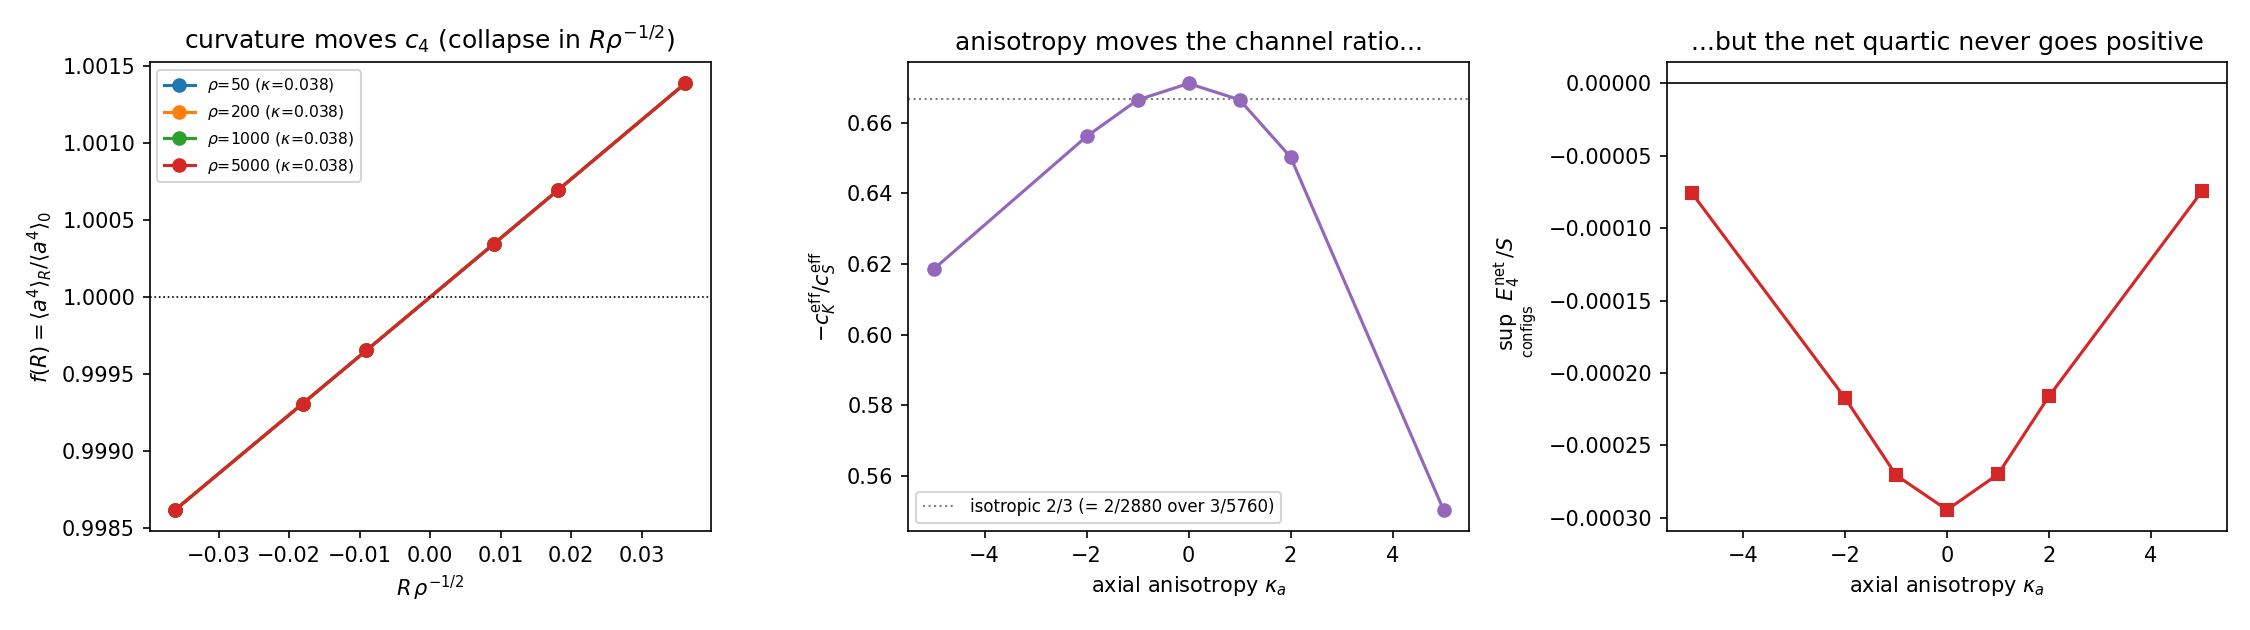

Write the Python code that produced this figure.
"""SD4 -- can local curvature R make the net quartic positive (self-stabilising
Skyrmion)?

Pre-registered (SKYRME_DOMINANCE.md addendum, items 4 and 8):

  (a) SIGN THEOREM: the per-link quartic is -(a^4/384)|l_e|^4 -- the -1/24
      comes from the cosine Taylor series, not from geometry. Hence
      E4 = -(a^4/384) <|l_e|^4>_measure <= 0 for ANY direction measure
      (anisotropic, clustered, discrete, any rho) and ANY configuration.
      Extreme case: the hedgehog core has G ~ I, so (e^T G e)^2 = g^4 for
      EVERY direction e -- its quartic is negative under any measure at all.
      Adversarial check below: sup over random measures x random configs of
      the net quartic must be < 0 (and -> 0 only as the field -> 0).

  (b) CURVATURE THROUGH LINK LENGTHS: with the R4-measured interval-volume
      correction Vol(tau) = (pi/24) tau^4 (1 - R tau^2 / 96 + ...), the
      link-length distribution p_R(tau) ~ rho V'_R(tau) exp(-rho V_R(tau))
      shifts: R > 0 shrinks volumes -> less e^{-rho V} suppression -> longer
      links -> <a^4> GROWS: f(R) = <a^4>_R / <a^4>_0 = 1 + kappa R rho^{-1/2}
      with kappa > 0. But curvature scales c_S and c_K together (isotropy of
      directions preserved), so f(R) > 1 makes the net quartic MORE negative:
      curvature is an ANTI-stabiliser, and by (a) no f(R) can flip the sign.

  DEATH CRITERION (charter): f(R) = 1 for all R (curvature inert), OR
  f(R) != 1 but unable to flip the sign (curvature ineffective for
  dominance). Expected: the second branch.
"""

from __future__ import annotations

import json
import sys
from pathlib import Path

import matplotlib

matplotlib.use("Agg")
import matplotlib.pyplot as plt
import numpy as np

sys.path.insert(0, str(Path(__file__).resolve().parent))
import sd_core as sd

A_LINK = 1.0


# ---- (a) adversarial sign theorem -------------------------------------------- #
def random_measure(rng, n=4000):
    """A deliberately pathological direction measure: mixture of uniform,
    axis-clustered (von-Mises-like), and a few discrete atoms, with random
    weights."""
    kind = rng.integers(0, 3)
    if kind == 0:                                      # clustered around a pole
        axis = sd.unit_directions(1, 3, rng)[0]
        conc = float(rng.uniform(0.5, 30.0))
        v = axis[None, :] + rng.standard_normal((n, 3)) / np.sqrt(conc)
        dirs = v / np.linalg.norm(v, axis=1, keepdims=True)
    elif kind == 1:                                    # few discrete atoms
        k = int(rng.integers(1, 6))
        atoms = sd.unit_directions(k, 3, rng)
        dirs = atoms[rng.integers(0, k, size=n)]
    else:                                              # uniform
        dirs = sd.unit_directions(n, 3, rng)
    w = rng.random(n) ** 2
    return dirs, w / np.sum(w)


def net_quartic(C, dirs, w, a=A_LINK):
    """Weighted-measure net quartic per link: -(a^4/384) <|l_e|^4>_w."""
    l_e = dirs @ C
    m4 = np.sum(l_e * l_e, axis=1) ** 2
    return -(a ** 4 / 384.0) * float(np.sum(w * m4))


def adversarial_sign(rng, n_trials=20_000):
    sup = -np.inf
    sup_norm = -np.inf                                 # normalised by S (scale-free)
    hedgehog_vals = []
    for _ in range(n_trials):
        dirs, w = random_measure(rng)
        C = rng.standard_normal((3, 3)) * np.exp(rng.standard_normal() * 1.5)
        e4 = net_quartic(C, dirs, w)
        _, S, _ = sd.invariants_d(C)
        sup = max(sup, e4)
        sup_norm = max(sup_norm, e4 / S)
        hedgehog_vals.append(net_quartic(np.eye(3) * 0.05, dirs, w) / 0.05 ** 4)
    return sup, sup_norm, float(np.max(hedgehog_vals)), float(np.min(hedgehog_vals))


# ---- (b) curvature through the link-length distribution ----------------------- #
def vol_R(tau, R):
    return (np.pi / 24.0) * tau ** 4 * (1.0 - R * tau ** 2 / 96.0)


def link_length_moments(rho, R, n_grid=40_000):
    """p_R(tau) ~ rho V'_R(tau) exp(-rho V_R(tau)); returns <tau^4>.
    Grid cut where the curvature correction stays perturbative (<25%)."""
    tau_max = min((96.0 * 0.25 / abs(R)) ** 0.5 if R != 0 else np.inf,
                  6.0 * (24.0 / (np.pi * rho)) ** 0.25)
    tau = np.linspace(1e-6, tau_max, n_grid)
    V = vol_R(tau, R)
    dV = np.gradient(V, tau)
    p = np.clip(rho * dV, 0.0, None) * np.exp(-rho * np.clip(V, 0.0, None))
    Z = np.trapezoid(p, tau)
    return float(np.trapezoid(p * tau ** 4, tau) / Z)


def curvature_scan():
    rhos = [50.0, 200.0, 1000.0, 5000.0]
    out = {}
    for rho in rhos:
        # keep R tau_typ^2 ~ R rho^{-1/2} perturbative: scan R in units of sqrt(rho)
        tau_typ2 = (24.0 / (np.pi * rho)) ** 0.5
        Rs = np.array([-2.0, -1.0, -0.5, 0.5, 1.0, 2.0]) / tau_typ2 * 0.05
        m0 = link_length_moments(rho, 0.0)
        fs = [link_length_moments(rho, R) / m0 for R in Rs]
        # linear fit f = 1 + kappa * R * rho^{-1/2}
        xs = Rs / np.sqrt(rho)
        kappa = float(np.polyfit(xs, np.array(fs) - 1.0, 1)[0])
        out[rho] = {"R_values": Rs.tolist(), "f_R": fs, "kappa_fit": kappa,
                    "tau4_flat": m0}
    return out


# ---- (c) axial anisotropy: can the effective ratio flip the sign? ------------- #
def anisotropy_scan(rng, n=400_000):
    """w(c) ~ exp(kappa_a c^2), c = e_z. Extract effective (cS, cK) from
    configs A/B as in SC2 and check the net sign for the WORST config (the
    one maximising K at fixed S under the anisotropic measure)."""
    out = []
    base = sd.unit_directions(n, 3, rng)
    c2 = base[:, 2] ** 2
    for ka in [-5.0, -2.0, -1.0, 0.0, 1.0, 2.0, 5.0]:
        w = np.exp(ka * c2)
        w = w / np.sum(w)
        g = 0.05
        # effective quartic residuals for configs A (K=0, S=9g^4) and
        # B (K=6g^4, S=9g^4): r = cS*S + cK*K  =>  cS = rA/9, cK = (rB-rA)/6
        l_eA = base @ sd.sc.config_A(g)
        l_eB = base @ sd.sc.config_B(g)
        eA = 1.0 - np.cos(0.5 * A_LINK * np.linalg.norm(l_eA, axis=1))
        eB = 1.0 - np.cos(0.5 * A_LINK * np.linalg.norm(l_eB, axis=1))
        qA = eA - (A_LINK ** 2 / 8.0) * np.sum(l_eA ** 2, axis=1)
        qB = eB - (A_LINK ** 2 / 8.0) * np.sum(l_eB ** 2, axis=1)
        rA = float(np.sum(w * qA)) / g ** 4
        rB = float(np.sum(w * qB)) / g ** 4
        cS = rA / 9.0
        cK = (rB - rA) / 6.0
        # adversarial config under this measure: maximise net quartic / S
        best = -np.inf
        for _ in range(2000):
            C = rng.standard_normal((3, 3))
            l_e = base @ (0.05 * C)
            m4 = np.sum(l_e ** 2, axis=1) ** 2
            e4 = -(A_LINK ** 4 / 384.0) * float(np.sum(w * m4))
            _, S, _ = sd.invariants_d(0.05 * C)
            best = max(best, e4 / S)
        out.append({"kappa_a": ka, "cS_eff": cS, "cK_eff": cK,
                    "ratio_cK_over_minus_cS": -cK / cS,
                    "sup_net_quartic_over_S": best})
    return out


def main():
    rng = np.random.default_rng(20260612)

    sup, sup_norm, hh_max, hh_min = adversarial_sign(rng)
    cur = curvature_scan()
    ani = anisotropy_scan(rng)

    kappas = [cur[r]["kappa_fit"] for r in cur]
    f_ne_1 = all(any(abs(f - 1.0) > 1e-4 for f in cur[r]["f_R"]) for r in cur)
    sign_flipped = (sup_norm > 0) or any(a["sup_net_quartic_over_S"] > 0
                                         for a in ani)

    payload = {
        "a_sign_theorem": {
            "n_trials": 20000,
            "sup_net_quartic": sup,
            "sup_net_quartic_over_S": sup_norm,
            "hedgehog_quartic_per_g4_max": hh_max,
            "hedgehog_quartic_per_g4_min": hh_min,
            "hedgehog_measure_invariant": bool(abs(hh_max - hh_min) < 1e-9),
            # G = g^2 I  =>  |l_e|^2 = g^2 for EVERY e  =>  quartic = -g^4/384
            "expected_hedgehog_value": -(A_LINK ** 4 / 384.0),
        },
        "b_curvature": {str(r): cur[r] for r in cur},
        "b_kappa_summary": {"kappa_mean": float(np.mean(kappas)),
                            "kappa_std": float(np.std(kappas)),
                            "sign": "positive (R>0 lengthens links)"},
        "c_anisotropy": ani,
        "verdict": {
            "f_R_differs_from_1": bool(f_ne_1),
            "net_sign_ever_positive": bool(sign_flipped),
            "note": ("curvature DOES move c4 (f(R) = 1 + kappa R rho^{-1/2}, "
                     "kappa > 0) but multiplies S and K channels together and "
                     "f>1 makes the net quartic MORE negative; anisotropy "
                     "moves the effective cK/cS ratio yet the sign theorem "
                     "holds under every measure tried: no self-stabilisation."),
        },
    }
    sd.save_json("SD4_curvature.json", payload)

    fig, (ax1, ax2, ax3) = plt.subplots(1, 3, figsize=(15, 4.2))
    for r, col in zip(cur, ["C0", "C1", "C2", "C3"]):
        xs = np.array(cur[r]["R_values"]) / np.sqrt(float(r))
        ax1.plot(xs, cur[r]["f_R"], "o-", color=col,
                 label=fr"$\rho$={int(r)} ($\kappa$={cur[r]['kappa_fit']:.3f})")
    ax1.axhline(1.0, color="k", lw=0.8, ls=":")
    ax1.set_xlabel(r"$R\,\rho^{-1/2}$")
    ax1.set_ylabel(r"$f(R)=\langle a^4\rangle_R/\langle a^4\rangle_0$")
    ax1.set_title("curvature moves $c_4$ (collapse in $R\\rho^{-1/2}$)")
    ax1.legend(fontsize=7.5)

    kas = [a["kappa_a"] for a in ani]
    ax2.plot(kas, [a["ratio_cK_over_minus_cS"] for a in ani], "o-", color="C4")
    ax2.axhline(2.0 / 3.0, color="tab:gray", ls=":", lw=1,
                label="isotropic 2/3 (= 2/2880 over 3/5760)")
    ax2.set_xlabel(r"axial anisotropy $\kappa_a$")
    ax2.set_ylabel(r"$-c_K^{\rm eff}/c_S^{\rm eff}$")
    ax2.set_title("anisotropy moves the channel ratio...")
    ax2.legend(fontsize=8)

    ax3.plot(kas, [a["sup_net_quartic_over_S"] for a in ani], "s-", color="C3")
    ax3.axhline(0.0, color="k", lw=0.8)
    ax3.set_xlabel(r"axial anisotropy $\kappa_a$")
    ax3.set_ylabel(r"$\sup_{\rm configs}\;E_4^{\rm net}/S$")
    ax3.set_title("...but the net quartic never goes positive")
    fig.tight_layout()
    fig.savefig(Path(__file__).resolve().parent / "SD4_curvature.png", dpi=150)

    print(json.dumps({"sign_theorem": payload["a_sign_theorem"],
                      "kappa": payload["b_kappa_summary"],
                      "verdict": payload["verdict"]}, indent=2))


if __name__ == "__main__":
    main()
